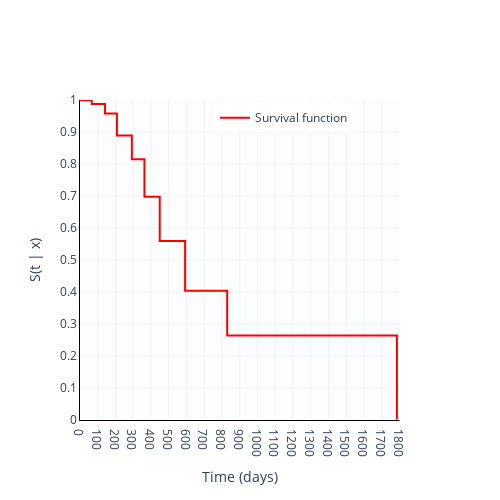

Here is the notebook cell this chart was saved with:
### Code cell
from plotly.subplots import make_subplots
# trace1 = go.Scatter(x=predictions_hazards_df.iloc[:, 3].index.tolist(), y=predictions_hazards_df.iloc[:, 3].values.tolist(), mode='lines', line_shape='hv', name='Hazard function')
trace2 = go.Scatter(x=surv.iloc[:, 3].index.tolist(), y=surv.iloc[:, 3].values.tolist(), mode='lines', line_shape='hv', name='Survival function', line_color='red')    

layout = go.Layout(
#     title='Survival and hazard function of random patient', 
#     title_x=0.5, 
    xaxis_title='Time (days)', 
    yaxis_title='S(t | x)', 
    plot_bgcolor='rgb(252, 253, 255)', 
    xaxis_gridcolor='rgb(245, 242, 240)',
    yaxis_gridcolor='rgb(245, 242, 240)',
    yaxis_linecolor="black",
    xaxis_linecolor="black",
    xaxis_range=(0, 1800),
                
    yaxis_range=(0, 1),
    yaxis_tickmode = 'linear',
    yaxis_dtick = 0.1,

    xaxis_tickmode = 'linear',
    xaxis_dtick = 100,
    showlegend=True,
    legend_yanchor="top",
    legend_y = 0.99,
    legend_xanchor="right",
    legend_x=0.80,
    width=500,height=500, autosize=False)

fig = make_subplots(specs=[[{"secondary_y": True}]])
# fig.update_layout(
#     layout
# )
# fig = go.Figure([trace1], layout=layout)
fig.add_trace(trace2)
# fig.add_trace(trace2, secondary_y=True)
# fig.update_yaxes(title_text="S(t | x)", secondary_y=True)
fig.update_layout(
    layout
)

### Figure 1 — Plotly figure (JSON) as saved in the notebook; plotly's stock layout.template omitted (floating-point values rounded to 4 significant figures)
{"data": [{"line": {"color": "red", "shape": "hv"}, "mode": "lines", "name": "Survival function", "type": "scatter", "x": [0, 66, 141, 208, 292, 363, 449, 592, 829, 1785], "y": [0.9994, 0.9878, 0.9579, 0.8889, 0.815, 0.698, 0.5594, 0.4042, 0.2639, 0.001302]}], "layout": {"autosize": false, "height": 500, "legend": {"x": 0.8, "xanchor": "right", "y": 0.99, "yanchor": "top"}, "plot_bgcolor": "rgb(252, 253, 255)", "showlegend": true, "width": 500, "xaxis": {"anchor": "y", "domain": [0, 0.94], "dtick": 100, "gridcolor": "rgb(245, 242, 240)", "linecolor": "black", "range": [0, 1800], "tickmode": "linear", "title": {"text": "Time (days)"}, "type": "linear"}, "yaxis": {"anchor": "x", "domain": [0, 1], "dtick": 0.1, "gridcolor": "rgb(245, 242, 240)", "linecolor": "black", "range": [0, 1], "tickmode": "linear", "title": {"text": "S(t | x)"}, "type": "linear"}, "yaxis2": {"anchor": "x", "overlaying": "y", "side": "right"}}}
